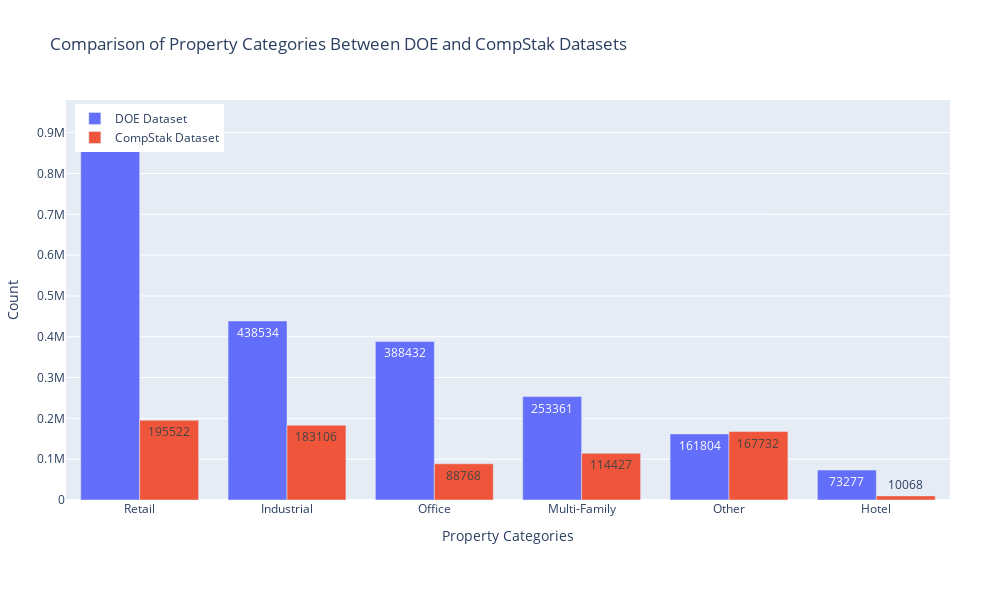

This figure's notebook cell:
### Code cell
# Create an interactive plotly bar chart for better visualization
fig = go.Figure()

# Add bars for each dataset
fig.add_trace(go.Bar(
    x=comparison_df['Category'],
    y=comparison_df['DOE Count'],
    name='DOE Dataset',
    text=comparison_df['DOE Count'].apply(lambda x: f'{int(x)}'),
    textposition='auto',
))

fig.add_trace(go.Bar(
    x=comparison_df['Category'],
    y=comparison_df['CompStak Count'],
    name='CompStak Dataset',
    text=comparison_df['CompStak Count'].apply(lambda x: f'{int(x)}'),
    textposition='auto',
))

# Customize layout
fig.update_layout(
    title='Comparison of Property Categories Between DOE and CompStak Datasets',
    xaxis_title='Property Categories',
    yaxis_title='Count',
    barmode='group',
    height=600,
    width=1000,
    legend=dict(x=0.01, y=0.99),
    margin=dict(l=50, r=50, b=100, t=100)
)

# Show the interactive plot
fig.show()

### Figure 1 — Plotly figure (JSON) as saved in the notebook; plotly's stock layout.template omitted (floating-point values rounded to 4 significant figures)
{"data": [{"name": "DOE Dataset", "text": ["931077", "438534", "388432", "253361", "161804", "73277"], "textposition": "auto", "type": "bar", "x": ["Retail", "Industrial", "Office", "Multi-Family", "Other", "Hotel"], "y": [931077, 438534, 388432, 253361, 161804, 73277]}, {"name": "CompStak Dataset", "text": ["195522", "183106", "88768", "114427", "167732", "10068"], "textposition": "auto", "type": "bar", "x": ["Retail", "Industrial", "Office", "Multi-Family", "Other", "Hotel"], "y": [195522, 183106, 88768, 114427, 167732, 10068]}], "layout": {"barmode": "group", "height": 600, "legend": {"x": 0.01, "y": 0.99}, "margin": {"b": 100, "l": 50, "r": 50, "t": 100}, "title": {"text": "Comparison of Property Categories Between DOE and CompStak Datasets"}, "width": 1000, "xaxis": {"title": {"text": "Property Categories"}}, "yaxis": {"title": {"text": "Count"}}}}
